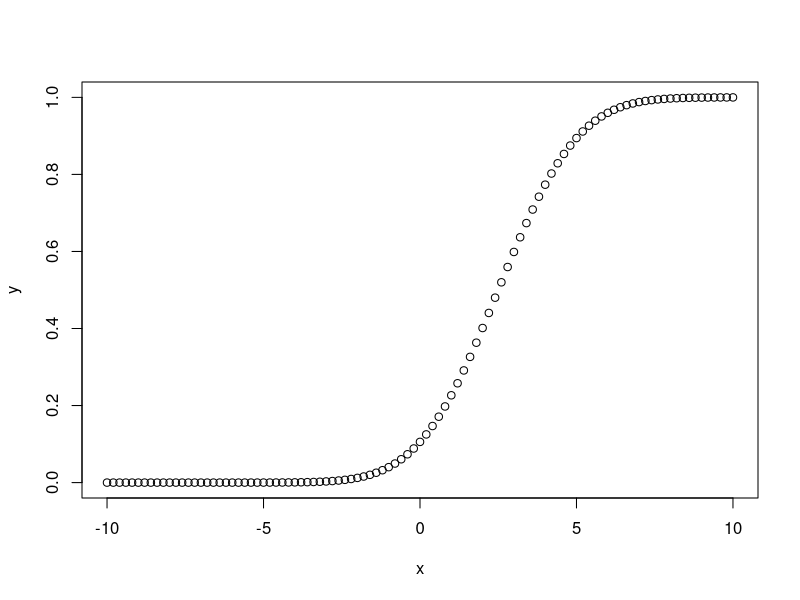

Write the R code that produced this figure.
# Create a sequence of numbers between -10 and 10 incrementing by 0.2. 
x <- seq(-10,10,by = .2) 

# Choose the mean as 2.5 and standard deviation as 2.  
y <- pnorm(x, mean = 2.5, sd = 2) #cumulative distribution function

# Give the chart file a name. 
png(file = "pnorm.png") 

# Plot the graph. 
plot(x,y) 

# Save the file. 
dev.off() 


































